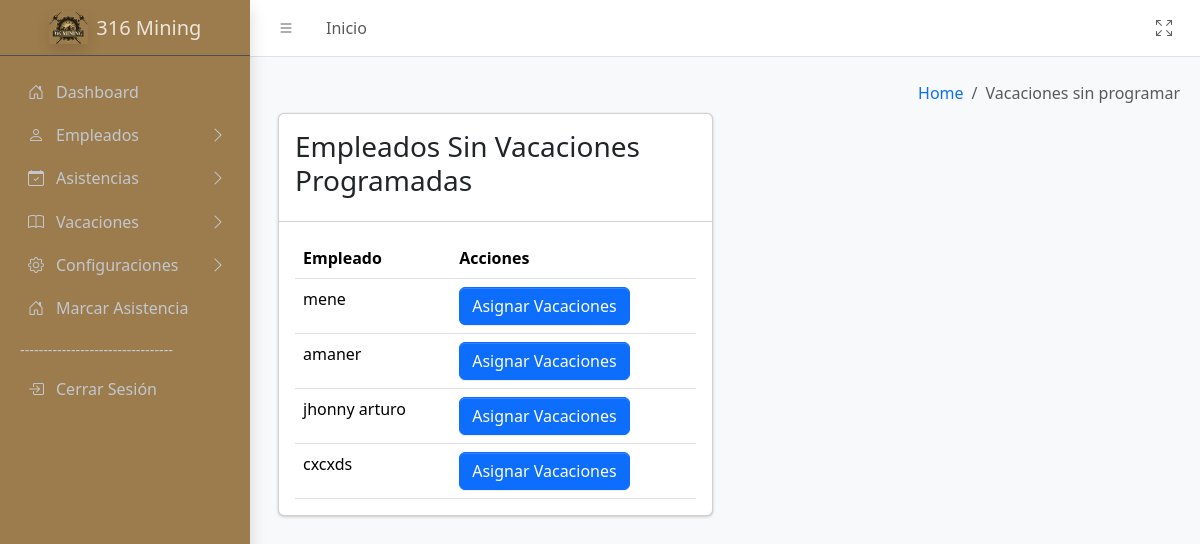
The app's page /sistema/controller/VacacionesController/VacacionesController.php?action=MostrarEmpleadosSinVacaciones (signed in), older data.
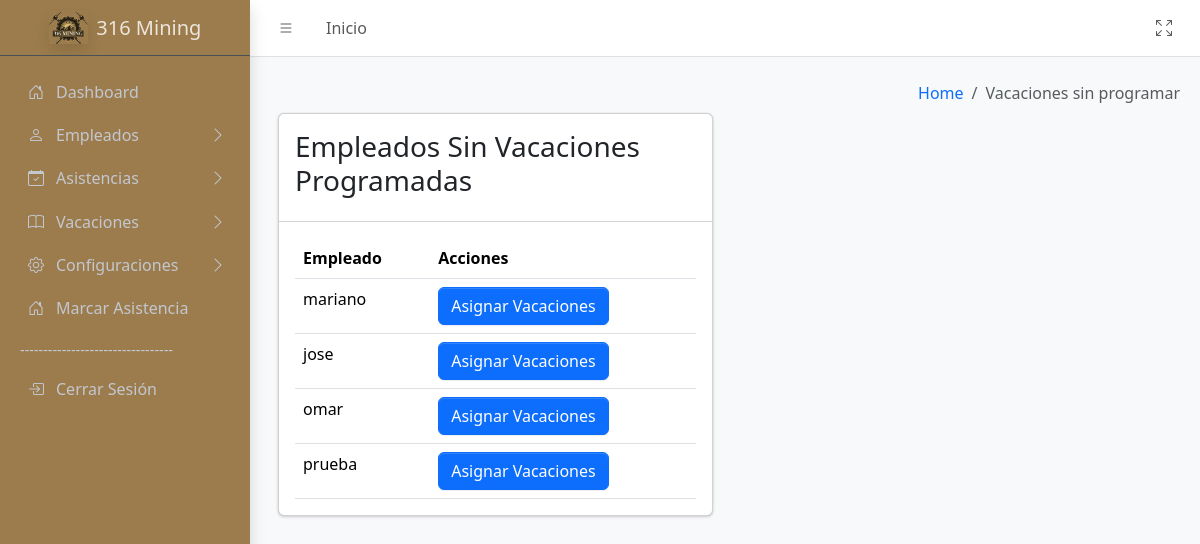
The same page, newer data.
### tables this page shows
CREATE TABLE `empleados` (
  `idEmpleado` int(11) NOT NULL,
  `nombres` varchar(50) NOT NULL,
  `apellidos` varchar(50) NOT NULL,
  `dni` varchar(8) NOT NULL,
  `correo` varchar(50) NOT NULL,
  `telefono` varchar(15) DEFAULT NULL,
  `idPuesto` int(11) DEFAULT NULL,
  `idTurno` int(11) DEFAULT NULL,
  `estado` enum('Activo','Inactivo') DEFAULT 'Activo',
  `habilitado` tinyint(1) NOT NULL,
  `idApp` varchar(10) DEFAULT NULL COMMENT 'id para la app',
  `passwordApp` varchar(20) DEFAULT NULL COMMENT 'contra para la app',
  `idmarcar` varchar(5) NOT NULL,
  `passmarcar` varchar(5) NOT NULL
);

### sistema/controller/BaseController.php (called while the page is built, shortened)
<?php
class BaseController {
        protected function loadView($view,
                                        $data = [],
                                        $additionalCss = [],
                                        $additionalJs = [],
                                        $title = 'Sistema') {
                                    include __DIR__ . '/../view/templates/layout.php';
    }
}
?>

### sistema/model/conexion.php (called while the page is built, shortened)
<?php
class Database {
    public function __construct() {
        try {
            $host = 'localhost';
            $dbname = 'biometrico';
            $username = 'root';
            $password = '';
            $this->conn = new PDO("mysql:host=$host;dbname=$dbname", $username, $password);
        } catch (PDOException $e) {
            echo "Error de conexión: " . $e->getMessage();
            exit();
        }
    }
}
?>

### sistema/model/VacacionesModel/VacacionesModel.php (called while the page is built, shortened)
<?php
require_once __DIR__ . '/../conexion.php';
class Vacaciones extends Database
{
    public function getEmpleadosSinVacaciones()
    {
        $sql = "SELECT e.idEmpleado, e.nombres
                FROM empleados e
                LEFT JOIN vacaciones v ON e.idEmpleado = v.idEmpleado
                WHERE v.idVacacion IS NULL";
        $stmt = $this->conn->prepare($sql);
        $stmt->execute();
        return $stmt->fetchAll(PDO::FETCH_ASSOC);
    }
}
?>

### sistema/view/Vacaciones/VacacionesNoProgramadas.php (the view, shortened to what this page needs)
<div class="col-sm-6">
</div>
<div class="col-sm-6">
    <ol class="breadcrumb float-sm-end">
        <li class="breadcrumb-item"><a href="/biometrico/sistema/controller/DashboardController/DashboardController.php?action=MostrarDashboard">Home</a></li>
        <li class="breadcrumb-item active" aria-current="page">
            Vacaciones sin programar
        </li>
    </ol>
</div>
<div class="app-content">
    <div class="container-fluid">
        <div class="row">
            <div class="container-fluid">
                <div class="row">
                    <div class="col-lg-6">
                        <div class="card mb-3">
                            <div class="card-header">
                                <h3>Empleados Sin Vacaciones Programadas</h3>
                            </div>
                            <div class="card-body">
                                <table class="table">
                                    <thead>
                                        <tr>
                                            <th>Empleado</th>
                                            <th>Acciones</th>
                                        </tr>
                                    </thead>
                                    <tbody>
                                        <?php foreach ($empleados as $empleado): ?>
                                            <tr>
                                                <td><?= htmlspecialchars($empleado['nombres']) ?></td>
                                                <td>
                                                <button class='btn btn-primary' data-bs-toggle='modal' data-bs-target='#modalAsignarVacacion' data-idEmpleado='<?= $empleado['idEmpleado'] ?>'>Asignar Vacaciones</button>
                                                </td>
                                            </tr>
                                        <?php endforeach; ?>
                                    </tbody>
                                </table>
                            </div>
                        </div>
                    </div>
                </div>
            </div>
        </div>
    </div>
</div>

Row changes from the older to the newer data that the page shows:
no longer on this page (row edited): empleados: nombres "amaner"
removed empleados: nombres "cxcxds"
now on this page (row edited): empleados: nombres "mariano"
now on this page (row edited): empleados: nombres "jose"
changed empleados: nombres "mene" → "omar"
changed empleados: nombres "jhonny arturo" → "prueba"
